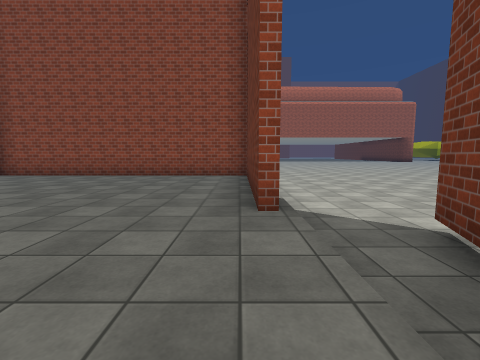
[1] (above)

22 first-person views from a walk through a Unity game level. The camera is 1.3 m above the floor, tilts 6° down and sees 90° across. The floor is counted in squares, 2 m on a side. Each view is taken from the middle of a square. On the plan, view 1 faces up. The plan holds only what a view shows up to about 9 squares ahead; the rest is blank. The place goes on beyond the plan. The player is left out. Some surface patterns are stand-ins.

[2]
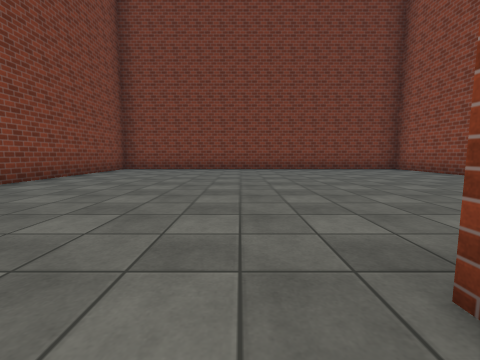

[3]
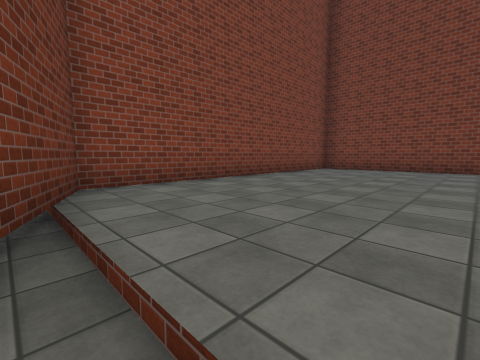

[4]
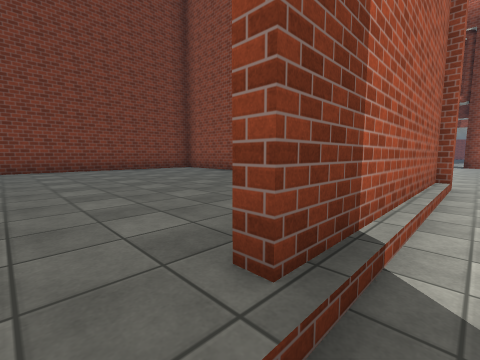

[5]
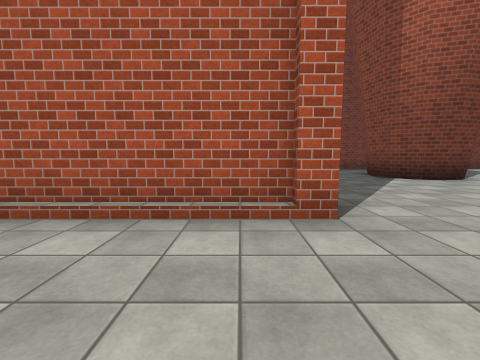

[6]
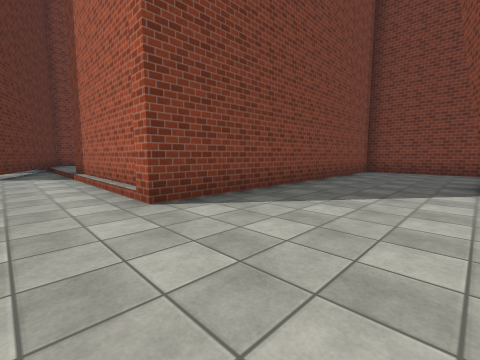

[7]
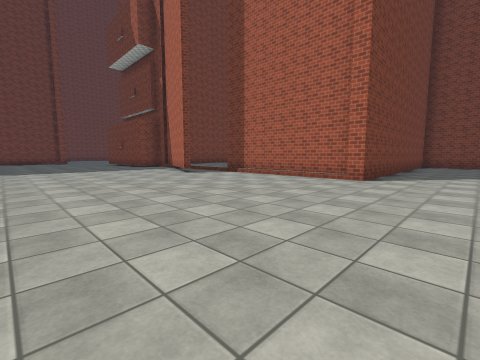

[8]
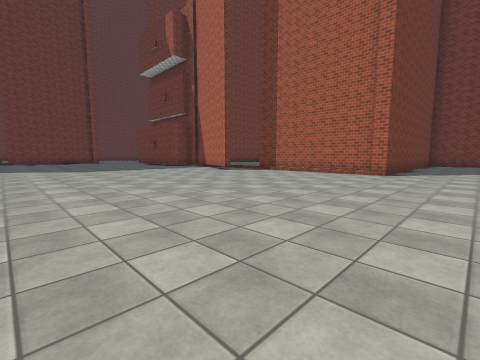

[9]
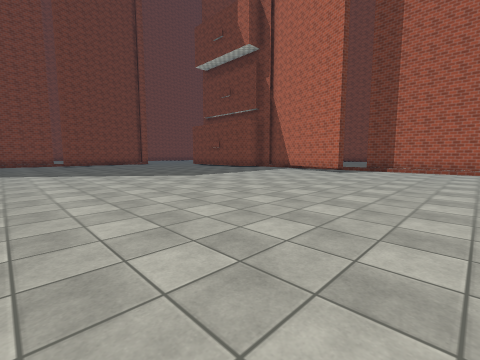

[10]
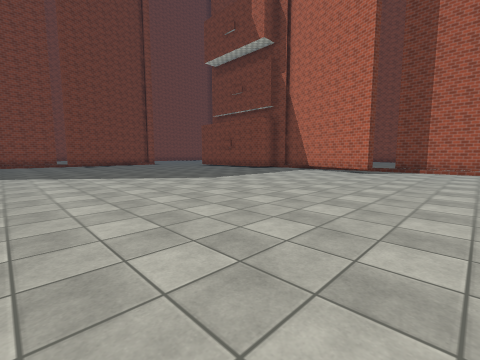

[11]
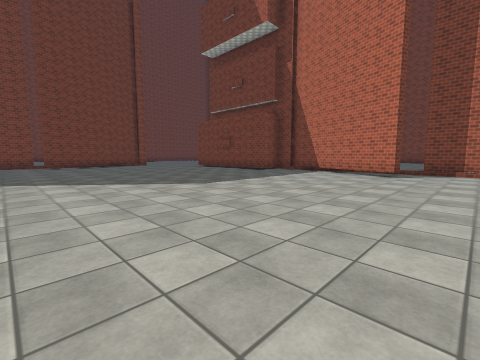

[12]
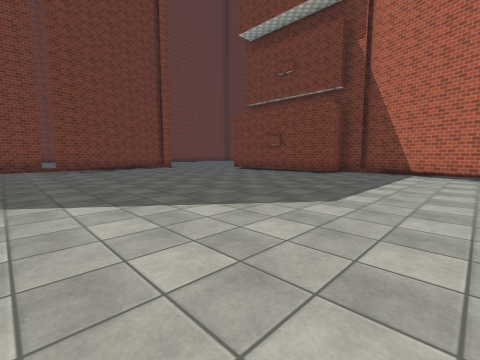

[13]
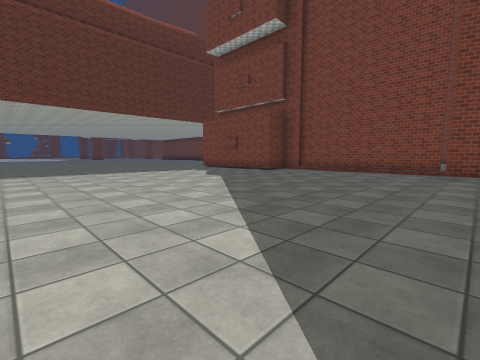

[14]
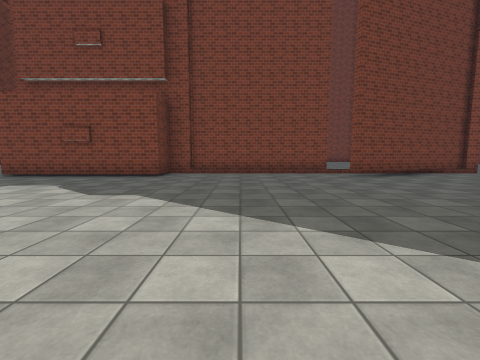

[15]
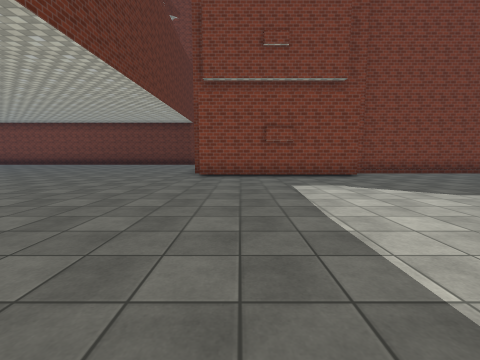

[16]
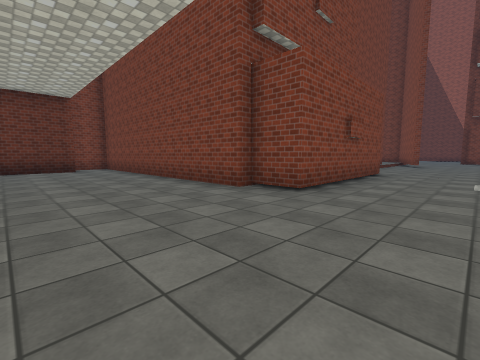

[17]
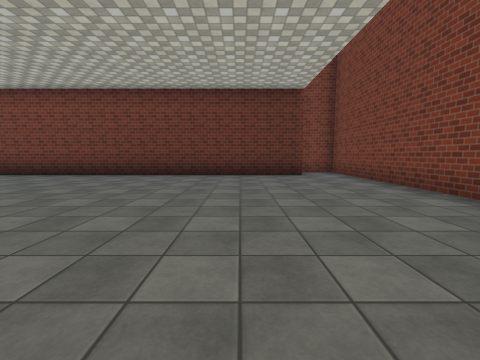

[18]
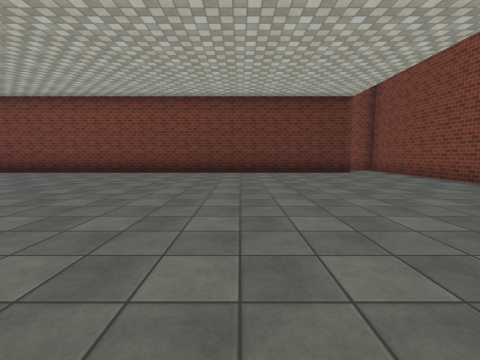

[19]
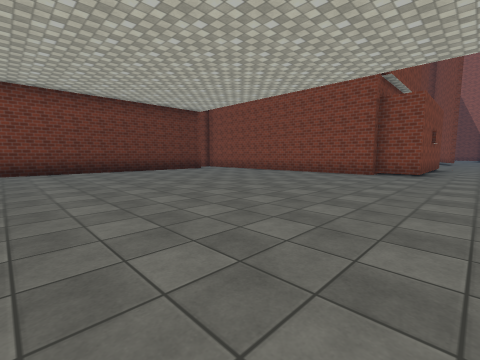

[20]
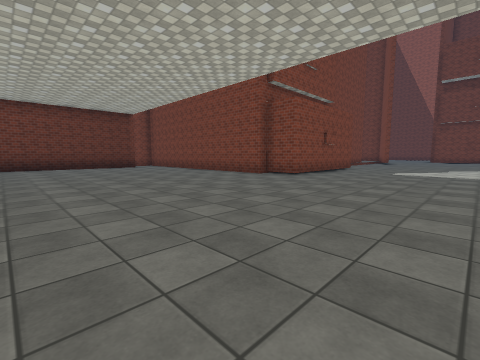

[21]
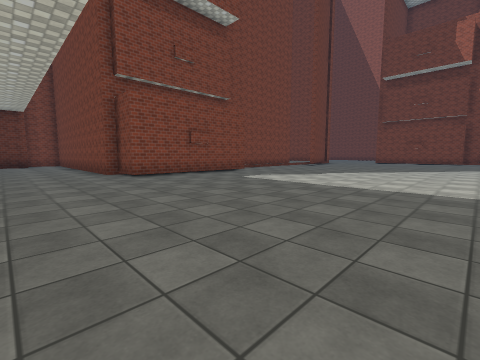

[22]
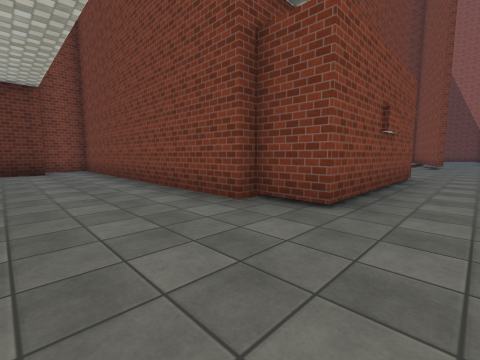

### Floor plan
Key: @ floor where view 1 was taken; # wall or solid block; . main floor; : floor 0.25 m higher than the main floor.
Columns run from 8 left of view 1 to 30 right of it. Each row starts with its distance up from view 1.
 11 #..##......
 10 #.................
  9 #.................
  8 #########.........
  7 #:::::::#.........
  6 #:::::::#...........
  5 #:::::::#...........
  4 #:::::::#...........
  3 #:::::::#...........
  2 #::::::::.#.........
  1 #::::::::##.........
  0 #:::::::@#..........
 -1 #:::::::##...................
 -2 #########......................
 -3         ###....................
 -4           #....................
 -5            ........................
 -6             .......................
 -7              ......................
 -8               .......................
 -9              ..##....................
-10              ###.......#####.........
-11                  #######   #.........
-12                            #.........
-13                            #..........
-14                            #...........
-15                            #...........
-16                            #...........
-17                            #...........
-18                            #.##########
-19                            ###

Where each view was taken, in squares from view 1:
view 1: 0 up, 0 right, facing up
view 2: 2 up, 1 right, facing left
view 3: 2 up, 1 right, facing down-left
view 4: 2 up, 1 right, facing up-left
view 5: 7 up, 3 right, facing left
view 6: 11 up, 2 right, facing down-left
view 7: 10 up, 7 right, facing down-left
view 8: 10 up, 9 right, facing down-left
view 9: 6 up, 11 right, facing down-left
view 10: 5 up, 11 right, facing down-left
view 11: 4 up, 10 right, facing down-left
view 12: 1 up, 10 right, facing down-left
view 13: 1 down, 8 right, facing down-right
view 14: 2 down, 12 right, facing down
view 15: 2 down, 18 right, facing down
view 16: 7 down, 23 right, facing down-left
view 17: 10 down, 23 right, facing down
view 18: 9 down, 25 right, facing down
view 19: 8 down, 28 right, facing down-left
view 20: 5 down, 26 right, facing down-left
view 21: 2 down, 22 right, facing down-left
view 22: 8 down, 22 right, facing down-left
